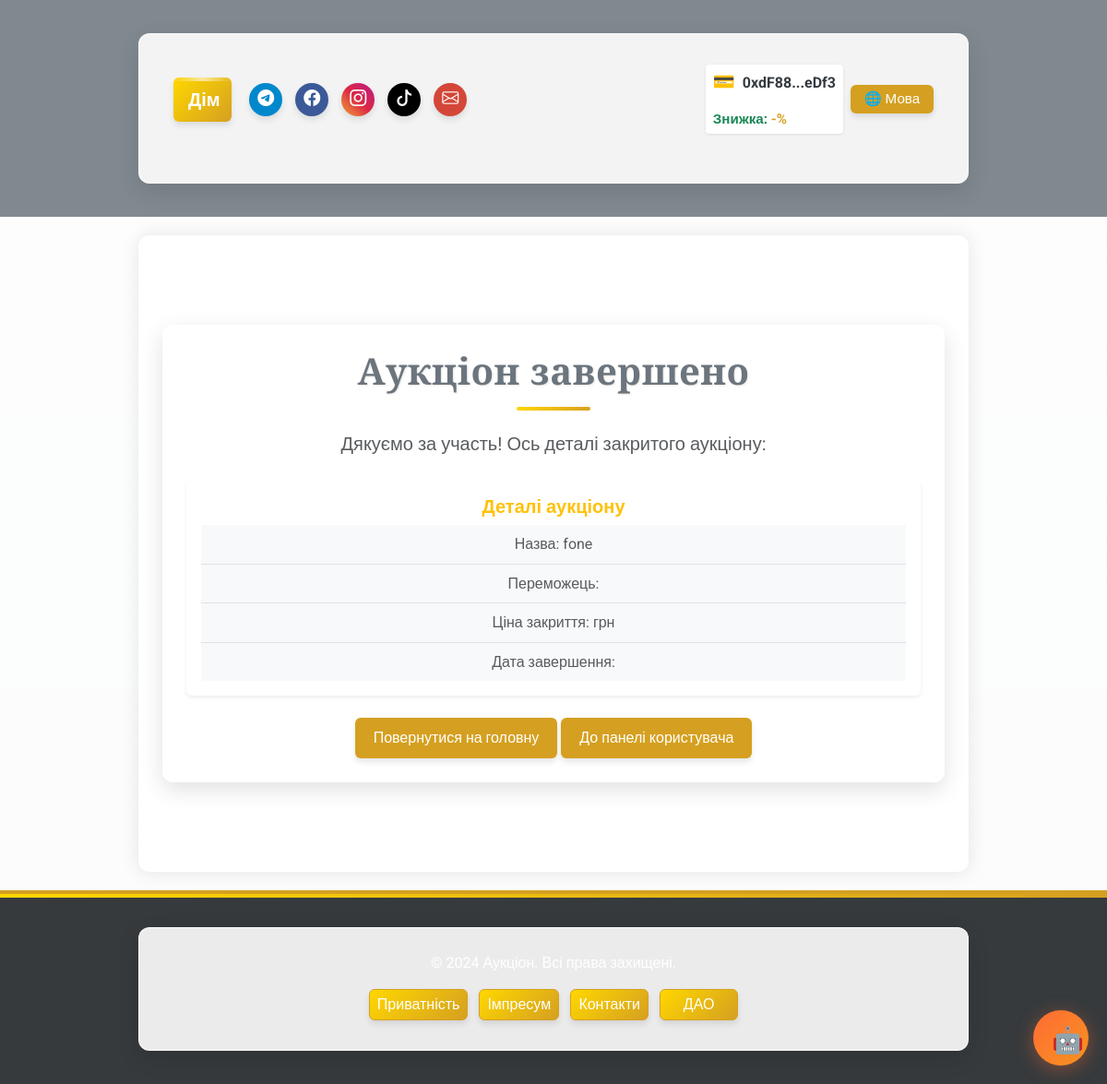
The app's page /auction/contact_details/1 (signed in) with its own data.
### app/models/user.py (models this page shows, shortened)
class User(UserMixin, db.Model):
    __tablename__ = 'users'
    id = db.Column(db.Integer, primary_key=True)
    username = db.Column(db.String(80), nullable=False, unique=True)
    email = db.Column(db.String(120), nullable=False, unique=True)
    password_hash = db.Column(db.String(128), nullable=False)
    balance = db.Column(db.Float, default=0.0)
    platform_balance = db.Column(db.Float, default=0.0)  # Баланс платформи
    user_type = db.Column(db.String(10), nullable=False)  # "buyer", "seller", "admin"
    is_admin = db.Column(db.Boolean, default=False)  # Поле для адміністратора
    wallet_address = db.Column(db.String(42), nullable=True)  # Адреса криптогаманця
    verification_document = db.Column(db.String(255))
    is_verified = db.Column(Boolean, default=False)
    company_name = db.Column(db.String(255))
    tax_id = db.Column(db.String(64))
    language = db.Column(db.String(5), default='ua')  # 'ua', 'en', 'de'    # Зв'язки
    auctions_created = db.relationship('Auction', foreign_keys='Auction.seller_id', backref='seller', lazy=True)
    auctions_won = db.relationship('Auction', foreign_keys='Auction.winner_id', backref='winner', lazy=True)
    auction_participations = db.relationship('AuctionParticipant', back_populates='user', lazy=True)

### app/models/auction.py (models this page shows, shortened)
class Auction(db.Model):
    __tablename__ = 'auctions'
    id = db.Column(db.Integer, primary_key=True)
    title = db.Column(db.String(255), nullable=False)
    description = db.Column(db.Text, nullable=False)
    starting_price = db.Column(db.Float, nullable=False)
    current_price = db.Column(db.Float, nullable=False)
    seller_id = db.Column(db.Integer, db.ForeignKey('users.id'), nullable=False)
    total_participants = db.Column(db.Integer, default=0, nullable=False)
    is_active = db.Column(db.Boolean, default=True, nullable=False)
    winner_id = db.Column(db.Integer, db.ForeignKey('users.id'), nullable=True)
    total_earnings = db.Column(db.Float, default=0.0, nullable=False)
    created_at = db.Column(db.DateTime, default=db.func.now(), nullable=False)
    updated_at = db.Column(db.DateTime, default=db.func.now(), onupdate=db.func.now(), nullable=False)
    photos = db.Column(JSON, default=list)  # Поле для зберігання шляхів до фото у форматі JSON
    is_confirmed = db.Column(db.Boolean, default=False, nullable=False)  # Чи підтверджено отримання товару
    main_photo_idx = db.Column(db.Integer, default=0)  # Індекс головного фото
    participants = relationship(
        'AuctionParticipant', back_populates='auction', cascade='all, delete-orphan', lazy='dynamic'
    )

### app/routes/auction_routes.py (the view, shortened to what this page needs)
@auction_bp.route('/contact_details/<int:auction_id>', methods=['GET'])
@login_required
def auction_contact_details(auction_id):
    lang = session.get('lang', 'ua')
    auction = Auction.query.get(auction_id)
    if not auction:
        flash(get_message('auction_not_found', lang), 'error')
        return redirect(url_for('main.index'))
    if not auction.winner_id or auction.is_active:
        flash(get_message('auction_not_closed', lang), 'error')
        return redirect(url_for('main.index'))
    if lang == 'en':
        return render_template('auctions/auction_close_en.html', auction=auction, lang=lang, ui_text=ui_text)
    elif lang == 'de':
        return render_template('auctions/auction_close_de.html', auction=auction, lang=lang, ui_text=ui_text)
    return render_template('auctions/auction_close.html', auction=auction, lang=lang, ui_text=ui_text)

### app/utils/i18n_ui.py (called while the page is built)
def ui_text(key, lang):
    return ui_translations.get(key, {}).get(lang, ui_translations.get(key, {}).get('ua', key))

### app/templates/auctions/auction_close.html (shortened to what this page needs)
{% extends "base.html" %}
{% block content %}
<div class="container my-5 text-center">
    <h1 class="text-secondary fw-bold">Аукціон завершено</h1>
    <p class="text-muted fs-5 mt-3">Дякуємо за участь! Ось деталі закритого аукціону:</p>
    <div class="card mt-4 border-0 shadow-sm">
        <div class="card-body">
            <h5 class="card-title text-warning fw-bold">Деталі аукціону</h5>
            <ul class="list-group list-group-flush">
                <li class="list-group-item bg-light text-muted">Назва: {{ auction.title }}</li>
                <li class="list-group-item bg-light text-muted">Переможець: {{ auction.winner_name }}</li>
                <li class="list-group-item bg-light text-muted">Ціна закриття: {{ auction.final_price }} грн</li>
                <li class="list-group-item bg-light text-muted">Дата завершення: {{ auction.close_date }}</li>
            </ul>
        </div>
    </div>
    <div class="mt-4">
        <a href="/" class="btn btn-secondary">Повернутися на головну</a>
        <a href="/user/dashboard" class="btn btn-warning">До панелі користувача</a>
    </div>
</div>
{% endblock %}

### app/templates/base.html (shortened to what this page needs)
<!DOCTYPE html>
<html lang="{{ lang if lang else 'uk' }}">
<head>
    <link href="https://cdn.jsdelivr.net/npm/bootstrap@5.3.0/dist/css/bootstrap.min.css" rel="stylesheet">
    <link rel="stylesheet" href="https://cdn.jsdelivr.net/npm/bootstrap-icons@1.11.1/font/bootstrap-icons.css">
    <link rel="stylesheet" href="{{ url_for('static', filename='css/custom.css') }}?v={{ range(1, 100000) | random }}">
</head>
<body class="bg-light text-dark" style="font-family: 'Roboto', sans-serif;">
    <div class="video-background">
    </div>
    <header class="bg-secondary text-white py-3" style="background-color: rgba(108, 117, 125, 0.85) !important;">
        <div class="container">
            <nav class="navbar navbar-expand-lg navbar-dark">                <div class="container-fluid">                    <a class="navbar-brand fw-bold home-button" href="/">{{ ui_text('home', lang) }}</a>
                    <div class="d-flex align-items-center w-100 justify-content-between header-content">
                        <div class="d-flex gap-2 align-items-center header-social">
                            <a href="https://t.me/your_channel" class="social-button telegram-color" title="{{ ui_text('telegram', lang) }}"
                                target="_blank">
                                <i class="bi bi-telegram"></i>
                            </a>
                            <a href="https://facebook.com/your_page" class="social-button facebook-color" title="{{ ui_text('facebook', lang) }}"
                                target="_blank">
                                <i class="bi bi-facebook"></i>
                            </a>
                            <a href="https://instagram.com/your_page" class="social-button instagram-color" title="{{ ui_text('instagram', lang) }}"
                                target="_blank">
                                <i class="bi bi-instagram"></i>
                            </a>
                            <a href="https://tiktok.com/@your_page" class="social-button tiktok-color" title="{{ ui_text('tiktok', lang) }}"
                                target="_blank">
                                <i class="bi bi-tiktok"></i>
                            </a>
                            <a href="mailto:info@yourdomain.com" class="social-button email-color" title="{{ ui_text('email', lang) }}">
                                <i class="bi bi-envelope"></i>
                            </a>
                        </div>
                        <div class="d-flex align-items-center ms-3 header-controls">
                            {% if current_user.is_authenticated %}
                            {% if current_user.wallet_address %}
                            <div class="wallet-widget">                                <div class="wallet-address-container">
                                    <span class="wallet-icon">&#128179;</span>
                                    <span id="wallet-address-short" title="{{ ui_text('copy_address', lang) }}" data-full-address="{{ current_user.wallet_address }}" class="text-truncate-item">
                                        {{ current_user.wallet_address[:6] }}...{{ current_user.wallet_address[-4:] }}
                                    </span>
                                </div>                                {% if user_discount is not none %}
                                <div class="small text-success fw-bold mt-1 wallet-discount text-truncate-item">
                                    {{ ui_text('token_discount', lang) }}: <span style="color:#d5a021;">-{{ user_discount }}%</span>
                                </div>
                                {% endif %}
                            </div>                            {% else %}                            <button onclick="connectWallet()" class="btn btn-outline-warning btn-sm ms-2 wallet-connect-btn text-truncate-item">
                                {{ ui_text('connect_wallet', lang) }}&nbsp;&#128179;
                            </button>
                            {% endif %}
                            {% endif %}
                                                        <div class="ms-2 language-switcher">
                                <div class="dropdown">
                                    <button class="btn btn-outline-light btn-sm py-1 px-2 dropdown-toggle text-truncate-item" type="button"
                                        id="langDropdown" data-bs-toggle="dropdown" aria-expanded="false">
                                        🌐 {{ ui_text('language', lang) }}
                                    </button>
                                </div>
                            </div>
                        </div>
                    </div>
                </div>
            </nav>
        </div>    </header>    <main class="container py-5" style="background-color: rgba(255, 255, 255, 0.85); border-radius: 12px; box-shadow: 0 0 20px rgba(0, 0, 0, 0.1);">
        {% block content %}{% endblock %}
    </main>    <footer class="bg-dark text-white py-3 mt-auto" style="background-color: rgba(33, 37, 41, 0.9) !important;">        <div class="container text-center">
            <p class="mb-2">&copy; 2024 {{ ui_text('app_name', lang) }}. {{ ui_text('rights_reserved', lang) }}</p>            <div class="d-flex justify-content-center gap-2 flex-wrap footer-buttons">
                <a href="{{ url_for('main.privacy') }}" class="btn btn-outline-warning btn-sm footer-btn text-truncate-item">{{ ui_text('privacy_policy', lang) }}</a>
                <a href="{{ url_for('main.impressum') }}" class="btn btn-outline-warning btn-sm footer-btn text-truncate-item">{{ ui_text('impressum', lang) }}</a>
                <a href="{{ url_for('main.contacts') }}" class="btn btn-outline-warning btn-sm footer-btn text-truncate-item">{{ ui_text('contacts', lang) }}</a>
                <a href="{{ url_for('dao.index') }}" class="btn btn-outline-warning btn-sm footer-btn text-truncate-item">{{ ui_text('dao', lang) }}</a>
            </div>
        </div>
    </footer>
</body>
</html>

### app/templates/base.html (style rules this page uses)
.text-truncate-item { white-space: nowrap; overflow: hidden; text-overflow: ellipsis; max-width: 100%; }
.video-background { position: fixed; top: 0; left: 0; width: 100%; height: 100%; z-index: -2; overflow: hidden; }
.wallet-widget { display: flex; align-items: center; background-color: white; padding: 0.25rem 0.5rem; border-radius: 0.25rem; box-shadow: 0 1px 3px rgba(0, 0, 0, 0.1); gap: 8px; flex-direction: column; align-items: flex-start; max-width: 100%; }
.wallet-address-container { display: flex; align-items: center; gap: 8px; max-width: 100%; overflow: hidden; }
.wallet-icon { font-size: 1.2em; color: #28a745; }
#wallet-address-short { text-overflow: ellipsis; overflow: hidden; white-space: nowrap; cursor: pointer; font-weight: bold; color: #343a40; }
.wallet-discount { font-size: 0.95em; max-width: 100%; }
.language-switcher button { font-size: 0.95em; min-width: 90px; }
.footer-btn { min-width: 85px; text-overflow: ellipsis; overflow: hidden; white-space: nowrap; padding: 4px 8px; margin: 2px; }

### records on screen
User: wallet_address "0xdF88", wallet_address "eDf3"
Auction: title "fone"

### other values on screen
{{ ui_text('home', lang) }} "Дім"
{{ ui_text('token_discount', lang) }} "Знижка"
{{ ui_text('language', lang) }} "Мова"
{{ ui_text('app_name', lang) }} "Аукціон"
{{ ui_text('rights_reserved', lang) }} "Всі права захищені."
{{ ui_text('privacy_policy', lang) }} "Приватність"
{{ ui_text('impressum', lang) }} "Імпресум"
{{ ui_text('contacts', lang) }} "Контакти"
{{ ui_text('dao', lang) }} "ДАО"
